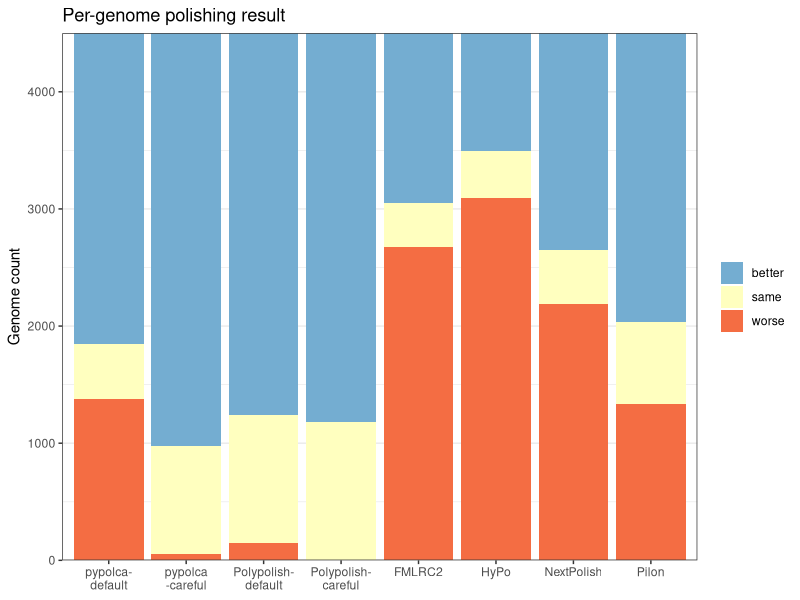
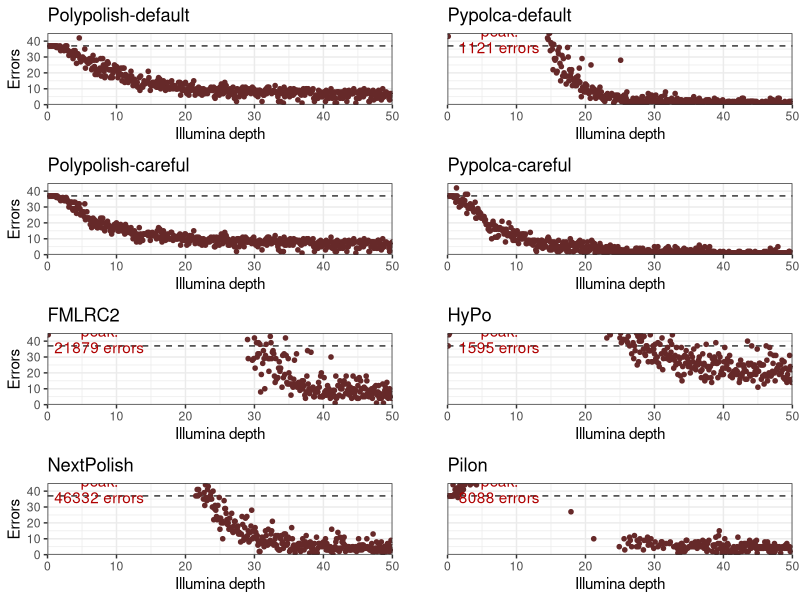
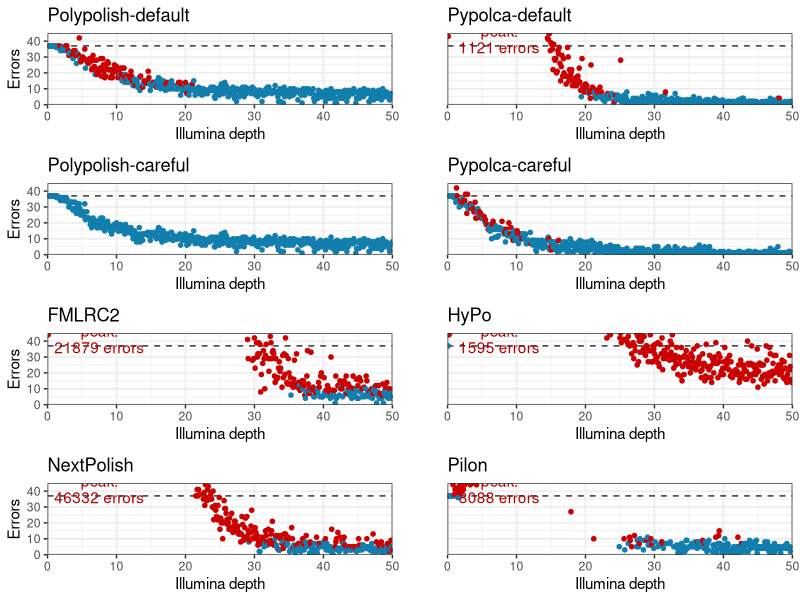
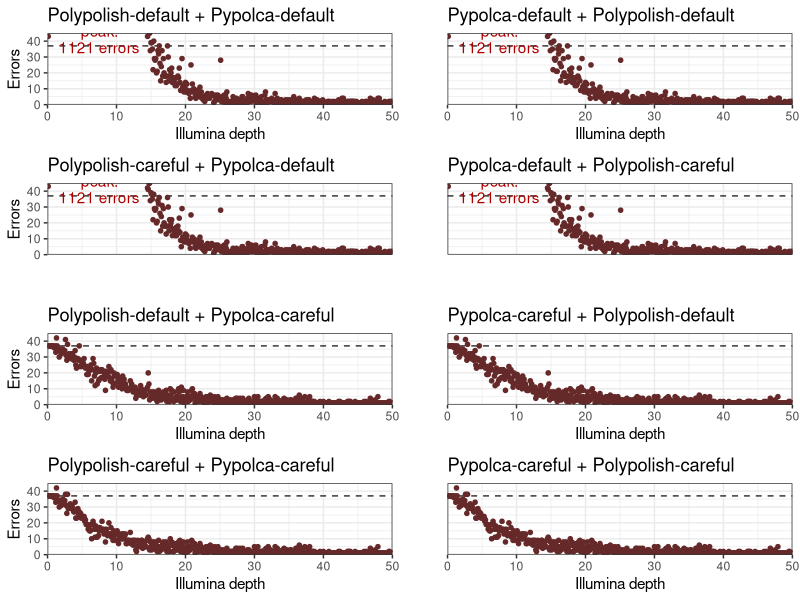
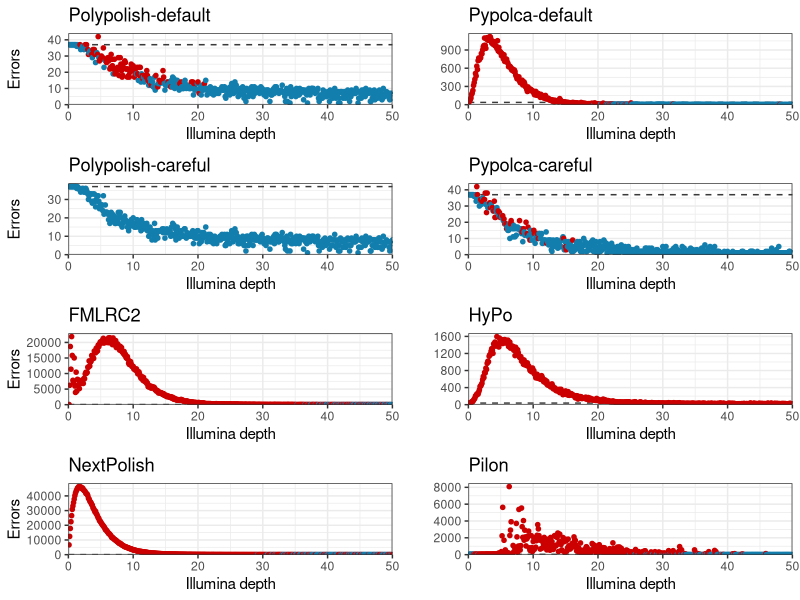

Write the R code that produced these figures, in order.
## ---- chunk 1
library(tidyverse)
library(knitr)
library(readr)
library(dplyr)
library(cowplot)

plot_dir <- "plots"
dir.create(plot_dir)

opts_chunk$set(dpi=300, fig.path='plots/', echo=TRUE, dev=c('png','pdf'), warning=FALSE, message=FALSE)
pdf.options(useDingbats = FALSE)
## ---- chunk 2
per_genome_results <- read_delim("results.tsv", delim = "\t", escape_double = FALSE, trim_ws = TRUE)
colnames(per_genome_results) <- c("genome", "depth", "polishing", "errors")
per_genome_results$depth <- as.numeric(per_genome_results$depth)
per_genome_results <- per_genome_results %>% pivot_wider(names_from = polishing, values_from = errors)

per_genome_results <- per_genome_results %>%
  mutate(before_polish = case_when(
    genome == "ATCC_10708_Salmonella_enterica" ~ 3,
    genome == "ATCC_14035_Vibrio_cholerae" ~ 2,
    genome == "ATCC_17802_Vibrio_parahaemolyticus" ~ 2,
    genome == "ATCC_19119_Listeria_ivanovii" ~ 5,
    genome == "ATCC_25922_Escherichia_coli" ~ 1,
    genome == "ATCC_33560_Campylobacter_jejuni" ~ 5,
    genome == "ATCC_35221_Campylobacter_lari" ~ 18,
    genome == "ATCC_35897_Listeria_welshimeri" ~ 1,
    genome == "ATCC_BAA-679_Listeria_monocytogenes" ~ 0))
## ---- chunk 3
introduced <- per_genome_results
introduced$Polypolish_introduced <- ifelse(introduced$Polypolish - introduced$before_polish > 0, TRUE, FALSE)
introduced$`Polypolish-careful_introduced` <- ifelse(introduced$`Polypolish-careful` - introduced$before_polish > 0, TRUE, FALSE)
introduced$pypolca_introduced <- ifelse(introduced$pypolca - introduced$before_polish > 0, TRUE, FALSE)
introduced$`pypolca-careful_introduced` <- ifelse(introduced$`pypolca-careful` - introduced$before_polish > 0, TRUE, FALSE)
introduced$HyPo_introduced <- ifelse(introduced$HyPo - introduced$before_polish > 0, TRUE, FALSE)
introduced$FMLRC2_introduced <- ifelse(introduced$FMLRC2 - introduced$before_polish > 0, TRUE, FALSE)
introduced$NextPolish_introduced <- ifelse(introduced$NextPolish - introduced$before_polish > 0, TRUE, FALSE)
introduced$Pilon_introduced <- ifelse(introduced$Pilon - introduced$before_polish > 0, TRUE, FALSE)
introduced$`Polypolish+pypolca_introduced` <- ifelse(introduced$`Polypolish+pypolca` - introduced$before_polish > 0, TRUE, FALSE)
introduced$`Polypolish-careful+pypolca-careful_introduced` <- ifelse(introduced$`Polypolish-careful+pypolca-careful` - introduced$before_polish > 0, TRUE, FALSE)
introduced$`Polypolish-careful+pypolca_introduced` <- ifelse(introduced$`Polypolish-careful+pypolca` - introduced$before_polish > 0, TRUE, FALSE)
introduced$`Polypolish+pypolca-careful_introduced` <- ifelse(introduced$`Polypolish+pypolca-careful` - introduced$before_polish > 0, TRUE, FALSE)
introduced$`pypolca+Polypolish_introduced` <- ifelse(introduced$`pypolca+Polypolish` - introduced$before_polish > 0, TRUE, FALSE)
introduced$`pypolca-careful+Polypolish-careful_introduced` <- ifelse(introduced$`pypolca-careful+Polypolish-careful` - introduced$before_polish > 0, TRUE, FALSE)
introduced$`pypolca-careful+Polypolish_introduced` <- ifelse(introduced$`pypolca-careful+Polypolish` - introduced$before_polish > 0, TRUE, FALSE)
introduced$`pypolca+Polypolish-careful_introduced` <- ifelse(introduced$`pypolca+Polypolish-careful` - introduced$before_polish > 0, TRUE, FALSE)

total_results <- introduced %>%
  group_by(depth) %>%
  summarise(before_polish = sum(before_polish),
            polypolish_errors = sum(Polypolish),
            polypolish_introduced = any(Polypolish_introduced),
            polypolish_careful_errors = sum(`Polypolish-careful`),
            polypolish_careful_introduced = any(`Polypolish-careful_introduced`),
            pypolca_errors = sum(pypolca),
            pypolca_introduced = any(pypolca_introduced),
            pypolca_careful_errors = sum(`pypolca-careful`),
            pypolca_careful_introduced = any(`pypolca-careful_introduced`),
            hypo_errors = sum(HyPo),
            hypo_introduced = any(HyPo_introduced),
            fmlrc2_errors = sum(FMLRC2),
            fmlrc2_introduced = any(FMLRC2_introduced),
            nextpolish_errors = sum(NextPolish),
            nextpolish_introduced = any(NextPolish_introduced),
            pilon_errors = sum(Pilon),
            pilon_introduced = any(Pilon_introduced),
            polypolish_pypolca_errors = sum(`Polypolish+pypolca`),
            polypolish_pypolca_introduced = any(`Polypolish+pypolca_introduced`),
            polypolish_careful_pypolca_careful_errors = sum(`Polypolish-careful+pypolca-careful`),
            polypolish_careful_pypolca_careful_introduced = any(`Polypolish-careful+pypolca-careful_introduced`),
            polypolish_careful_pypolca_errors = sum(`Polypolish-careful+pypolca`),
            polypolish_careful_pypolca_introduced = any(`Polypolish-careful+pypolca_introduced`),
            polypolish_pypolca_careful_errors = sum(`Polypolish+pypolca-careful`),
            polypolish_pypolca_careful_introduced = any(`Polypolish+pypolca-careful_introduced`),
            pypolca_polypolish_errors = sum(`pypolca+Polypolish`),
            pypolca_polypolish_introduced = any(`pypolca+Polypolish_introduced`),
            pypolca_careful_polypolish_careful_errors = sum(`pypolca-careful+Polypolish-careful`),
            pypolca_careful_polypolish_careful_introduced = any(`pypolca-careful+Polypolish-careful_introduced`),
            pypolca_careful_polypolish_errors = sum(`pypolca-careful+Polypolish`),
            pypolca_careful_polypolish_introduced = any(`pypolca-careful+Polypolish_introduced`),
            pypolca_polypolish_careful_errors = sum(`pypolca+Polypolish-careful`),
            pypolca_polypolish_careful_introduced = any(`pypolca+Polypolish-careful_introduced`))
## ---- chunk 4
plot_to_45 <- function(column_name, polisher_name, no_x = FALSE, no_y = FALSE, include_colour = FALSE) {
  if (include_colour) {
    colours <- scale_colour_manual(values = c("TRUE" = "#CC0000", "FALSE" = "#127EAD"))
  } else {
    colours <- scale_colour_manual(values = c("TRUE" = "#662929", "FALSE" = "#662929"))
  }
  introduced_column <- gsub("_errors", "_introduced", column_name)
  peak_index <- which.max(total_results[[column_name]])
  peak_errors <- total_results[[column_name]][peak_index]
  peak_depth <- total_results$depth[peak_index]
  peak_label = paste("peak:\n", peak_errors, " errors", sep="")
  p <- ggplot(total_results, aes(x=depth, y=!!sym(column_name), colour=!!sym(introduced_column) )) +
    geom_hline(yintercept = 37, color="#3A3A3A", linetype = "dashed") +
    geom_point(size=1.25) + colours +
    theme_bw() + theme(legend.position = "none") +
    scale_x_continuous(limits = c(0, 50), expand = c(0, 0)) +
    scale_y_continuous(limits = c(0, 45), expand = c(0, 0)) +
    labs(title=polisher_name, x="Illumina depth", y="Errors")
  if (peak_errors > 45) {
    p <- p + annotate("text", label=peak_label, x=7.5, y=41.3, colour="#AF0000", lineheight = 0.9)
  }
  if (no_x) {
    p <- p + theme(axis.title.x=element_blank(), axis.text.x=element_blank(), axis.ticks.x=element_blank())
  }
  if (no_y) {
    p <- p + theme(axis.title.y=element_blank(), axis.text.y=element_blank(), axis.ticks.y=element_blank())
  }
  return(p)
}

include_colours = FALSE
p1 <- plot_to_45("polypolish_errors", "Polypolish-default", FALSE, FALSE, include_colours)
p2 <- plot_to_45("pypolca_errors", "Pypolca-default", FALSE, TRUE, include_colours)
p3 <- plot_to_45("polypolish_careful_errors", "Polypolish-careful", FALSE, FALSE, include_colours)
p4 <- plot_to_45("pypolca_careful_errors", "Pypolca-careful", FALSE, TRUE, include_colours)
p5 <- plot_to_45("fmlrc2_errors", "FMLRC2", FALSE, FALSE, include_colours)
p6 <- plot_to_45("hypo_errors", "HyPo", FALSE, TRUE, include_colours)
p7 <- plot_to_45("nextpolish_errors", "NextPolish", FALSE, FALSE, include_colours)
p8 <- plot_to_45("pilon_errors", "Pilon", FALSE, TRUE, include_colours)

jpeg(file = paste(plot_dir, "Figure2.jpeg", sep = "/" ), units = "in",
     width = 10,
     height = 12, bg = "transparent", res = 600)

plot_grid(p1, p2, p3, p4, p5, p6, p7, p8, nrow=4, align = 'hv')
dev.off()

include_colours = TRUE
p1 <- plot_to_45("polypolish_errors", "Polypolish-default", FALSE, FALSE, include_colours)
p2 <- plot_to_45("pypolca_errors", "Pypolca-default", FALSE, TRUE, include_colours)
p3 <- plot_to_45("polypolish_careful_errors", "Polypolish-careful", FALSE, FALSE, include_colours)
p4 <- plot_to_45("pypolca_careful_errors", "Pypolca-careful", FALSE, TRUE, include_colours)
p5 <- plot_to_45("fmlrc2_errors", "FMLRC2", FALSE, FALSE, include_colours)
p6 <- plot_to_45("hypo_errors", "HyPo", FALSE, TRUE, include_colours)
p7 <- plot_to_45("nextpolish_errors", "NextPolish", FALSE, FALSE, include_colours)
p8 <- plot_to_45("pilon_errors", "Pilon", FALSE, TRUE, include_colours)

jpeg(file = paste(plot_dir, "Supp_Figure3.jpeg", sep = "/" ), units = "in",
     width = 10,
     height = 12, bg = "transparent", res = 600)

plot_grid(p1, p2, p3, p4, p5, p6, p7, p8, nrow=4, align = 'hv')
dev.off()
## ---- chunk 5

print("Polypolish default per genome introduction - at least 1/9")
table(total_results$polypolish_introduced)

print("Polypolish careful per genome introduction - at least 1/9")
table(total_results$polypolish_careful_introduced)

print("Pypolca default per genome introduction - at least 1/9")
table(total_results$pypolca_introduced)

print("Pypolca default per genome introduction - at least 1/9")
table(total_results$pypolca_careful_introduced)

print("HyPo per genome introduction - at least 1/9")
table(total_results$hypo_introduced)

print("Pilon per genome introduction - at least 1/9")
table(total_results$pilon_introduced)

print("Nextpolish per genome introduction - at least 1/9")
table(total_results$nextpolish_introduced)

print("FMLRC2 per genome introduction - at least 1/9")
table(total_results$fmlrc2_introduced)

## ---- chunk 6

print("Polypolish default per genome introduction - at least 1/9")
table(introduced$Polypolish_introduced)

print("Polypolish careful per genome introduction - at least 1/9")
table(introduced$`Polypolish-careful_introduced`)

print("Pypolca default per genome introduction - at least 1/9")
table(introduced$pypolca_introduced)

print("Pypolca default per genome introduction - at least 1/9")
table(introduced$`pypolca-careful_introduced`)

print("HyPo per genome introduction - at least 1/9")
table(introduced$HyPo_introduced)

print("Pilon per genome introduction - at least 1/9")
table(introduced$Pilon_introduced)

print("Nextpolish per genome introduction - at least 1/9")
table(introduced$NextPolish_introduced)

print("FMLRC2 per genome introduction - at least 1/9")
table(introduced$FMLRC2_introduced)

## ---- chunk 7
p1 <- plot_to_45("polypolish_pypolca_errors", "Polypolish-default + Pypolca-default", FALSE, FALSE)
p2 <- plot_to_45("pypolca_polypolish_errors", "Pypolca-default + Polypolish-default", FALSE, TRUE)
p3 <- plot_to_45("polypolish_careful_pypolca_errors", "Polypolish-careful + Pypolca-default", TRUE, FALSE)
p4 <- plot_to_45("pypolca_polypolish_careful_errors", "Pypolca-default + Polypolish-careful", TRUE, TRUE)
p5 <- plot_to_45("polypolish_pypolca_careful_errors", "Polypolish-default + Pypolca-careful", FALSE, FALSE)
p6 <- plot_to_45("pypolca_careful_polypolish_errors", "Pypolca-careful + Polypolish-default", FALSE, TRUE)
p7 <- plot_to_45("polypolish_careful_pypolca_careful_errors", "Polypolish-careful + Pypolca-careful", FALSE, FALSE)
p8 <- plot_to_45("pypolca_careful_polypolish_careful_errors", "Pypolca-careful + Polypolish-careful", FALSE, TRUE)

jpeg(file = paste(plot_dir, "Supp_Figure5.jpeg", sep = "/" ), units = "in",
     width = 10,
     height = 12, bg = "transparent", res = 600)

plot_grid(p1, p2, p3, p4, p5, p6, p7, p8, nrow=4, align = 'hv')
dev.off()
## ---- chunk 8
plot_full_range <- function(column_name, polisher_name, no_x = FALSE, no_y = FALSE, include_colour = FALSE) {
  if (include_colour) {
    colours <- scale_colour_manual(values = c("TRUE" = "#CC0000", "FALSE" = "#127EAD"))
  } else {
    colours <- scale_colour_manual(values = c("TRUE" = "#662929", "FALSE" = "#662929"))
  }
  introduced_column <- gsub("_errors", "_introduced", column_name)
  max_y <- max(total_results[[column_name]], na.rm = TRUE) * 1.05
  p <- ggplot(total_results, aes(x=depth,y=!!sym(column_name),colour=!!sym(introduced_column) )) +
    geom_hline(yintercept = 37, color="#3A3A3A", linetype = "dashed") +
    geom_point(size=1.25) + colours +
    scale_colour_manual(values = c("TRUE" = "#CC0000", "FALSE" = "#127EAD")) +
    theme_bw() + theme(legend.position = "none") +
    scale_x_continuous(limits = c(0, 50), expand = c(0, 0)) +
    scale_y_continuous(limits = c(0, max_y), expand = c(0, 0)) +
    labs(title=polisher_name, x="Illumina depth", y="Errors")
  if (no_x) {
    p <- p + theme(axis.title.x=element_blank(), axis.text.x=element_blank(), axis.ticks.x=element_blank())
  }
  if (no_y) {
    p <- p + theme(axis.title.y=element_blank())
  }
  return(p)
}

p1 <- plot_full_range("polypolish_errors", "Polypolish-default", FALSE, FALSE, include_colour=FALSE)
p2 <- plot_full_range("pypolca_errors", "Pypolca-default", FALSE, TRUE)
p3 <- plot_full_range("polypolish_careful_errors", "Polypolish-careful", FALSE, FALSE)
p4 <- plot_full_range("pypolca_careful_errors", "Pypolca-careful", FALSE, TRUE)
p5 <- plot_full_range("fmlrc2_errors", "FMLRC2", FALSE, FALSE)
p6 <- plot_full_range("hypo_errors", "HyPo", FALSE, TRUE)
p7 <- plot_full_range("nextpolish_errors", "NextPolish", FALSE, FALSE)
p8 <- plot_full_range("pilon_errors", "Pilon", FALSE, TRUE)



jpeg(file = paste(plot_dir, "Supp_Figure2.jpeg", sep = "/" ), units = "in",
     width = 10,
     height = 12, bg = "transparent", res = 600)


plot_grid(p1, p2, p3, p4, p5, p6, p7, p8, nrow=4, align = 'hv')

dev.off()

## ---- chunk 9
count_results <- function(tool_name, data) {
  tibble(
    Tool = tool_name,
    better = nrow(data %>% filter(!!sym(tool_name) < before_polish)),
    same = nrow(data %>% filter(!!sym(tool_name) == before_polish)),
    worse = nrow(data %>% filter(!!sym(tool_name) > before_polish))
  )
}

made_better_or_worse <- map_dfr(c("Polypolish", "Polypolish-careful", "pypolca", "pypolca-careful", "HyPo", "FMLRC2", "NextPolish", "Pilon"),
                                count_results, data = per_genome_results)

made_better_or_worse <- made_better_or_worse %>%
  pivot_longer(cols = -Tool, names_to = "Outcome", values_to = "Count") %>%
  mutate(Outcome = factor(Outcome, levels = c("better", "same", "worse"))) %>%
  mutate(Tool = factor(Tool, levels = c("pypolca", "pypolca-careful", "Polypolish", "Polypolish-careful", "FMLRC2", "HyPo", "NextPolish", "Pilon")))

# Create the stacked-bar plot
ggplot(made_better_or_worse, aes(x = Tool, y = Count, fill = Outcome)) +
  geom_bar(stat = "identity") +
  labs(title = "Per-genome polishing result", x = NULL, y = "Genome count") +
  theme_bw() + theme(legend.title=element_blank()) +
  scale_fill_manual(values = c("better" = "#74add1",
                               "same" = "#ffffbf",
                               "worse" = "#f46d43")) +
  scale_y_continuous(expand = c(0, 0)) + 
  scale_x_discrete(labels = c("pypolca-\ndefault", "pypolca\n-careful", "Polypolish-\ndefault", "Polypolish-\ncareful", "FMLRC2", "HyPo", "NextPolish", "Pilon"))
## ---- chunk 10
best_by_depth_range <- function(total_results, min_depth, max_depth) {
  results_by_depth <- total_results %>% filter(depth > min_depth & depth <= max_depth)
  results_by_depth <- results_by_depth
  best_results <- results_by_depth %>%
    select(-depth) %>%
    summarise_all(sum) %>%
    pivot_longer(cols = everything(), names_to = "tool", values_to = "sum") %>%
    filter(sum == min(sum))
  return(best_results$tool)
}

interval <- 10
for (min_depth in seq(0, 45, interval)) {
  max_depth <- min_depth + interval
  best_tools <- best_by_depth_range(total_results, min_depth, max_depth)
  best_tools <- paste(best_tools, collapse = ", ")
  best_tools <- str_replace_all(best_tools, "_errors", "")
  cat(min_depth, "-", max_depth, ": ", best_tools, "\n", sep="")
}
## ---- chunk 11

# Function to find the first row where value is 37 or lower for a given column
# at least 2x
find_first_row_below_threshold <- function(data, column_name, threshold) {
  first_row <- which(total_results[[column_name]][21:500] <= threshold)[1]  # Find the first row where value is <= threshold
  if (is.na(first_row)) {
    message("No rows found below threshold for column ", column_name)
    return(NA)
  } else {
    first_row <- first_row + 20 # to make up for the 20 offset
   cat("The lowest value of coverage for ", column_name ,  " where errors is equal or below", threshold, " is:", total_results$depth[first_row], "\n")
} 
    return(first_row)
  }
  

# Example usage
column_name <- "hypo_errors"  # Specify the column name
threshold <- 37  # Specify the threshold

first_row <- find_first_row_below_threshold(data, "pypolca_errors", threshold)
first_row <- find_first_row_below_threshold(data, "fmlrc2_errors", threshold)
first_row <- find_first_row_below_threshold(data, "hypo_errors", threshold)
first_row <- find_first_row_below_threshold(data, "nextpolish_errors", threshold)
first_row <- find_first_row_below_threshold(data, "pilon_errors", threshold)





## ---- chunk 12
find_last_row_above_threshold <- function(data, column_name, threshold) {
  last_row <- max(which(total_results[[column_name]] > threshold))  # Find the last row where value is > threshold
  if (is.na(last_row)) {
    message("No rows found above threshold for column ", column_name)
    return(NA)
  } else {
   cat("The highest value of coverage for ", column_name ,  " where errors is equal or above", threshold, " is:", total_results$depth[last_row], "\n")
    return(last_row)
  }
}

# Example usage
column_name <- "hypo_errors"  # Specify the column name
threshold <- 37  # Specify the threshold

last_row <- find_last_row_above_threshold(data, "pypolca_errors", threshold)
last_row <- find_last_row_above_threshold(data, "fmlrc2_errors", threshold)
last_row <- find_last_row_above_threshold(data, "hypo_errors", threshold)
last_row <- find_last_row_above_threshold(data, "nextpolish_errors", threshold)
last_row <- find_last_row_above_threshold(data, "pilon_errors", threshold)
## ---- chunk 13

total_results %>%  filter(depth >= 25)


total_results %>%  filter(depth >= 25) %>% 
  pivot_longer(cols = before_polish:pilon_errors,
               names_to = "polisher", values_to = "value") %>%
  group_by(polisher) %>%
  summarize(
    mean_errors = mean(value, na.rm = TRUE),
    median_errors = median(value, na.rm = TRUE),
    sd_errors = sd(value, na.rm = TRUE),
    min_errors = min(value, na.rm = TRUE),
    max_errors = max(value, na.rm = TRUE),
    improvements = sum(value < 37, na.rm = TRUE),
    worse = sum(value > 37, na.rm = TRUE),
    equal = sum(value == 37, na.rm = TRUE),
  )


## ---- chunk 14

df_subset <- total_results[, c("depth","polypolish_careful_errors", "pypolca_careful_errors", "polypolish_errors")]

errors_by_bin <- df_subset %>%  
  filter(depth >= 0 ) %>% 
  mutate(bin = cut(depth, breaks = seq(0, max(depth) + 5, by = 5), include.lowest = TRUE)) %>%
  pivot_longer(cols = polypolish_errors:polypolish_careful_errors,
               names_to = "polisher", values_to = "value") %>%
  group_by(polisher, bin) %>%
  summarize(
    mean_errors = mean(value, na.rm = TRUE),
    median_errors = median(value, na.rm = TRUE),
    sd_errors = sd(value, na.rm = TRUE),
    min_errors = min(value, na.rm = TRUE),
    max_errors = max(value, na.rm = TRUE),
    improvements = sum(value < 37, na.rm = TRUE),
    worse = sum(value > 37, na.rm = TRUE),
    equal = sum(value == 37, na.rm = TRUE),
  )

errors_by_bin %>%  view()



## ---- chunk 15




total_results %>%  filter(depth >= 25) %>% 
  pivot_longer(cols = polypolish_pypolca_errors:pypolca_polypolish_careful_errors,
               names_to = "polisher", values_to = "value") %>%
  group_by(polisher) %>%
  summarize(
    mean_errors = mean(value, na.rm = TRUE),
    median_errors = median(value, na.rm = TRUE),
    sd_errors = sd(value, na.rm = TRUE),
    min_errors = min(value, na.rm = TRUE),
    max_errors = max(value, na.rm = TRUE),
    improvements = sum(value < 37, na.rm = TRUE),
    worse = sum(value > 37, na.rm = TRUE),
    equal = sum(value == 37, na.rm = TRUE),
  )




## ---- chunk 16

errors_by_bin <- total_results %>%  filter(depth >= 0 ) %>% 
  mutate(bin = cut(depth, breaks = seq(0, max(depth) + 5, by = 5), include.lowest = TRUE)) %>%
  pivot_longer(cols = polypolish_pypolca_errors:pypolca_polypolish_careful_errors,
               names_to = "polisher", values_to = "value") %>%
  group_by(polisher, bin) %>%
  summarize(
    mean_errors = mean(value, na.rm = TRUE),
    median_errors = median(value, na.rm = TRUE),
    sd_errors = sd(value, na.rm = TRUE),
    min_errors = min(value, na.rm = TRUE),
    max_errors = max(value, na.rm = TRUE),
    improvements = sum(value < 37, na.rm = TRUE),
    worse = sum(value > 37, na.rm = TRUE),
    equal = sum(value == 37, na.rm = TRUE),
  )

# keep only the 4 best with pypolca careful
pyolca_careful <- errors_by_bin %>% filter( grepl ("pypolca_careful", polisher) )

pyolca_careful %>%  view()
